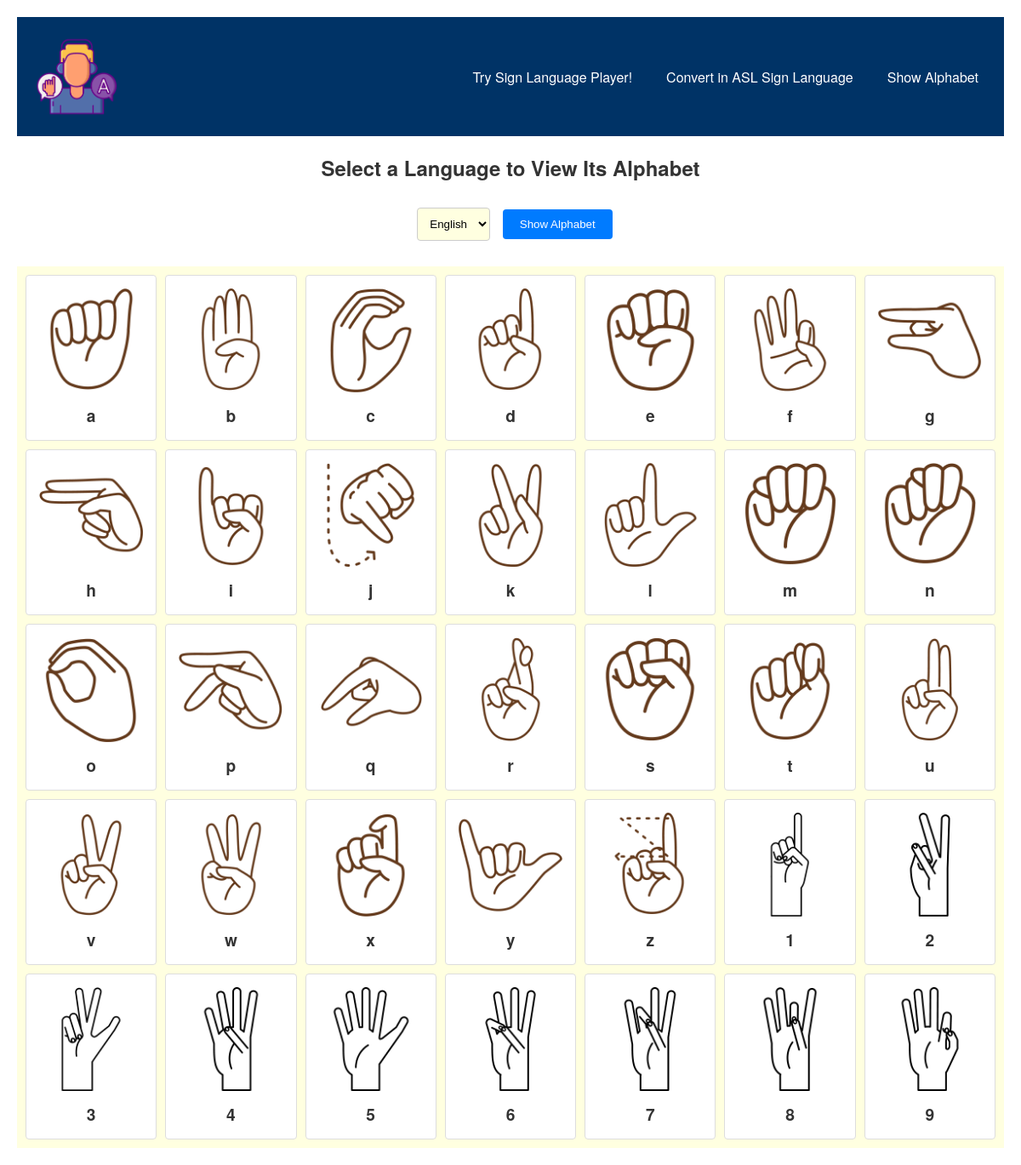
Page /alphabet/ on the committed database.
### Language/models.py (models this page shows, shortened)
class Alphabet(models.Model):
    language = models.ForeignKey(Language, on_delete=models.CASCADE)
    letter = models.CharField(max_length=5)
    photo = models.ImageField(upload_to='alphabet_photos/')

### Language/views.py (the view)
# urls.py: path('alphabet/', views.alphabet, name='alphabet'),
def alphabet(request):
    language_id = request.GET.get('language_id', '1')
    languages = Language.objects.all()
    if language_id:
        language = Language.objects.get(id=language_id)
        alphabets = Alphabet.objects.filter(language=language)
        return render(request, 'alphabet.html', {'languages': languages, 'language':language, 'alphabets':alphabets})
    return render(request, 'alphabet.html', {'languages': languages})

### templates/alphabet.html (shortened to what this page needs)
{% load static %}
<!DOCTYPE html>
<html lang="en">
<head>
    <link rel="stylesheet" href="{% static 'css/style.css' %}">
</head>
<body>
    <header>
        <nav class="main-nav">
            <a href="{% url 'language:index' %}" class="navbar-brand">
                <img src="{% static 'img/logo.png' %}" alt="Logo" class="logo">
            </a>
            <ul class="nav-list">
                <li class="nav-item"><a href="{% url 'language:index' %}" class="nav-link">Try Sign Language Player!</a></li>
                <li class="nav-item"><a href="{% url 'language:convert_to_sign_index' %}" class="nav-link">Convert in ASL Sign Language</a></li>
                <li class="nav-item"><a href="{% url 'language:alphabet' %}" class="nav-link">Show Alphabet</a></li>
            </ul>
        </nav>
    </header>
    <div class="container">
        <section class="alphabet-selector">
            <h2>Select a Language to View Its Alphabet</h2>
            <form action="{% url 'language:alphabet' %}" method="get">
                <select id="alphabetLanguageSelect" name="language_id">
                    {% for language in languages %}
                        <option value="{{ language.id }}">{{ language.title }}</option>
                    {% endfor %}
                </select>
                <button type="submit" id="showAlphabetButton">Show Alphabet</button>
            </form>
        </section>
        <section class="alphabet-display">
            <div id="alphabetContainer" class="alphabet-grid">
                {% for letter in alphabets %}
                    <div class="letter-card">
                        <img src="{{ letter.photo.url }}" alt="Letter {{ letter.letter }}" class="sign-image" />
                        <div class="letter-label">{{ letter.letter }}</div>
                    </div>
                {% endfor %}
            </div>
        </section>
    </div>
</body>
</html>

### static/css/style.css (style rules this page uses)
body { font-family: 'Helvetica Neue', Helvetica, Arial, sans-serif; color: #333; background-color: #fff; margin: 0; padding: 20px; }
header { background-color: #003366; color: #fff; padding: 10px 0; text-align: center; }
.logo { height: 100px; width: auto; margin-right: 10px; }
.navbar-brand { display: flex; align-items: center; }
.main-nav { background-color: #003366; color: #fff; display: flex; justify-content: space-between; padding: 10px 20px; align-items: center; }
.nav-list { list-style: none; margin: 0; padding: 0; display: flex; }
.nav-item { margin-left: 20px; }
.nav-link { color: #fff; text-decoration: none; padding: 5px 10px; transition: background-color 0.3s ease-in-out; }

### templates/alphabet.html (style rules this page uses)
.alphabet-selector { text-align: center; margin-bottom: 20px; }
#alphabetLanguageSelect { padding: 10px; margin: 10px; border: 1px solid #ccc; border-radius: 4px; background-color: #ffffe0; }
#showAlphabetButton { padding: 10px 20px; background-color: #007bff; color: white; border: none; border-radius: 4px; cursor: pointer; }
.alphabet-grid { display: grid; grid-template-columns: repeat(auto-fill, minmax(150px, 1fr)); gap: 10px; padding: 10px; background-color: #ffffe0; }
.letter-card { background-color: #ffffff; border: 1px solid #ddd; border-radius: 4px; text-align: center; padding: 15px; }
.sign-image { width: 100%; height: auto; margin-bottom: 8px; }
.letter-label { display: block; font-size: 1.2em; font-weight: bold; }

### rows in the picture
Alphabet: photo (picture), letter "a"
Alphabet: photo (picture), letter "b"
Alphabet: photo (picture), letter "c"
Alphabet: photo (picture), letter "d"
Alphabet: photo (picture), letter "e"
Alphabet: photo (picture), letter "f"
Alphabet: photo (picture), letter "g"
Alphabet: photo (picture), letter "h"
Alphabet: photo (picture), letter "i"
Alphabet: photo (picture), letter "j"
Alphabet: photo (picture), letter "k"
Alphabet: photo (picture), letter "l"
Alphabet: photo (picture), letter "m"
Alphabet: photo (picture), letter "n"
Alphabet: photo (picture), letter "o"
Alphabet: photo (picture), letter "p"
Alphabet: photo (picture), letter "q"
Alphabet: photo (picture), letter "r"
Alphabet: photo (picture), letter "s"
Alphabet: photo (picture), letter "t"
Alphabet: photo (picture), letter "u"
Alphabet: photo (picture), letter "v"
Alphabet: photo (picture), letter "w"
Alphabet: photo (picture), letter "x"
Alphabet: photo (picture), letter "y"
Alphabet: photo (picture), letter "z"
Alphabet: photo (picture), letter "1"
Alphabet: photo (picture), letter "2"
Alphabet: photo (picture), letter "3"
Alphabet: photo (picture), letter "4"
Alphabet: photo (picture), letter "5"
Alphabet: photo (picture), letter "6"
Alphabet: photo (picture), letter "7"
Alphabet: photo (picture), letter "8"
Alphabet: photo (picture), letter "9"

### other values in the picture
form field language_id "English"
